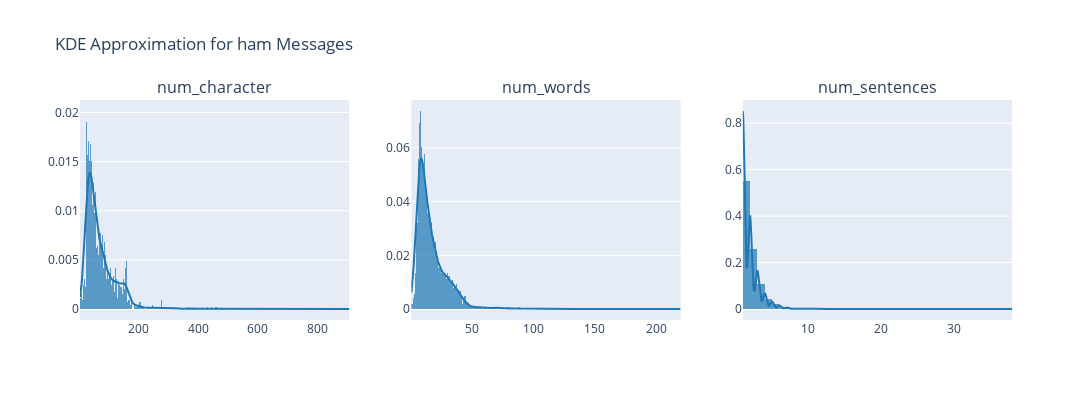

The notebook cell this image was saved under:
### Markdown cell above
num_character: The distribution is right-skewed, meaning most messages are short (50-100 characters), but some extend beyond 800 characters.

num_words: Most ham messages contain less than 50 words, but a significant proportion has only 5-20 words.

num_sentences: The majority of ham messages have 1-4 sentences, with a sharp drop-off after that.

__Key Observations for Ham Messages:__

The distribution is highly right-skewed, meaning ham messages are often short and concise.

Unlike spam messages, some ham messages are extremely long (e.g., over 800 characters), possibly representing longer conversations or emails.

The higher peak at low values suggests that most ham messages are very short and to the point, unlike spam messages, which are usually longer.

### Code cell
# Select only spam messages
spam_df = df[df['Target'] == 'ham']

# Define features for distribution plots
features = ['num_character', 'num_words', 'num_sentences']

# Create KDE-like distribution plots
fig = make_subplots(rows=1, cols=3, subplot_titles=features)

for i, feature in enumerate(features):
    hist_data = [spam_df[feature]]  # Data for the KDE plot
    group_labels = [feature]  # Label for the legend    
    # Create KDE-like distribution
    kde_fig = ff.create_distplot(hist_data, group_labels, show_hist=True, show_rug=False)
    # Extract KDE trace and add it to subplot
    for trace in kde_fig['data']:
        fig.add_trace(trace, row=1, col=i+1)

# Update layout
fig.update_layout(title_text="KDE Approximation for ham Messages", showlegend=False, width=1200, height=400)
fig.show()

### Figure 1 — Plotly figure (JSON) as saved in the notebook; plotly's stock layout.template omitted (floating-point values rounded to 4 significant figures; data arrays with more than 128 entries replaced by an {"elided": "..."} marker saying what was removed)
{"data": [{"autobinx": false, "histnorm": "probability density", "legendgroup": "num_character", "marker": {"color": "rgb(31, 119, 180)"}, "name": "num_character", "opacity": 0.7, "type": "histogram", "x": {"elided": "4516 int values"}, "xaxis": "x", "xbins": {"end": 910, "size": 1, "start": 2}, "yaxis": "y"}, {"legendgroup": "num_character", "marker": {"color": "rgb(31, 119, 180)"}, "mode": "lines", "name": "num_character", "showlegend": false, "type": "scatter", "x": {"elided": "500 float values"}, "xaxis": "x", "y": {"elided": "500 float values"}, "yaxis": "y"}, {"autobinx": false, "histnorm": "probability density", "legendgroup": "num_words", "marker": {"color": "rgb(31, 119, 180)"}, "name": "num_words", "opacity": 0.7, "type": "histogram", "x": {"elided": "4516 int values"}, "xaxis": "x2", "xbins": {"end": 220, "size": 1, "start": 1}, "yaxis": "y2"}, {"legendgroup": "num_words", "marker": {"color": "rgb(31, 119, 180)"}, "mode": "lines", "name": "num_words", "showlegend": false, "type": "scatter", "x": {"elided": "500 float values"}, "xaxis": "x2", "y": {"elided": "500 float values"}, "yaxis": "y2"}, {"autobinx": false, "histnorm": "probability density", "legendgroup": "num_sentences", "marker": {"color": "rgb(31, 119, 180)"}, "name": "num_sentences", "opacity": 0.7, "type": "histogram", "x": {"elided": "4516 int values"}, "xaxis": "x3", "xbins": {"end": 38, "size": 1, "start": 1}, "yaxis": "y3"}, {"legendgroup": "num_sentences", "marker": {"color": "rgb(31, 119, 180)"}, "mode": "lines", "name": "num_sentences", "showlegend": false, "type": "scatter", "x": {"elided": "500 float values"}, "xaxis": "x3", "y": {"elided": "500 float values"}, "yaxis": "y3"}], "layout": {"annotations": [{"font": {"size": 16}, "showarrow": false, "text": "num_character", "x": 0.1444, "xanchor": "center", "xref": "paper", "y": 1, "yanchor": "bottom", "yref": "paper"}, {"font": {"size": 16}, "showarrow": false, "text": "num_words", "x": 0.5, "xanchor": "center", "xref": "paper", "y": 1, "yanchor": "bottom", "yref": "paper"}, {"font": {"size": 16}, "showarrow": false, "text": "num_sentences", "x": 0.8556, "xanchor": "center", "xref": "paper", "y": 1, "yanchor": "bottom", "yref": "paper"}], "height": 400, "showlegend": false, "title": {"text": "KDE Approximation for ham Messages"}, "width": 1200, "xaxis": {"anchor": "y", "domain": [0, 0.2889]}, "xaxis2": {"anchor": "y2", "domain": [0.3556, 0.6444]}, "xaxis3": {"anchor": "y3", "domain": [0.7111, 1]}, "yaxis": {"anchor": "x", "domain": [0, 1]}, "yaxis2": {"anchor": "x2", "domain": [0, 1]}, "yaxis3": {"anchor": "x3", "domain": [0, 1]}}}
